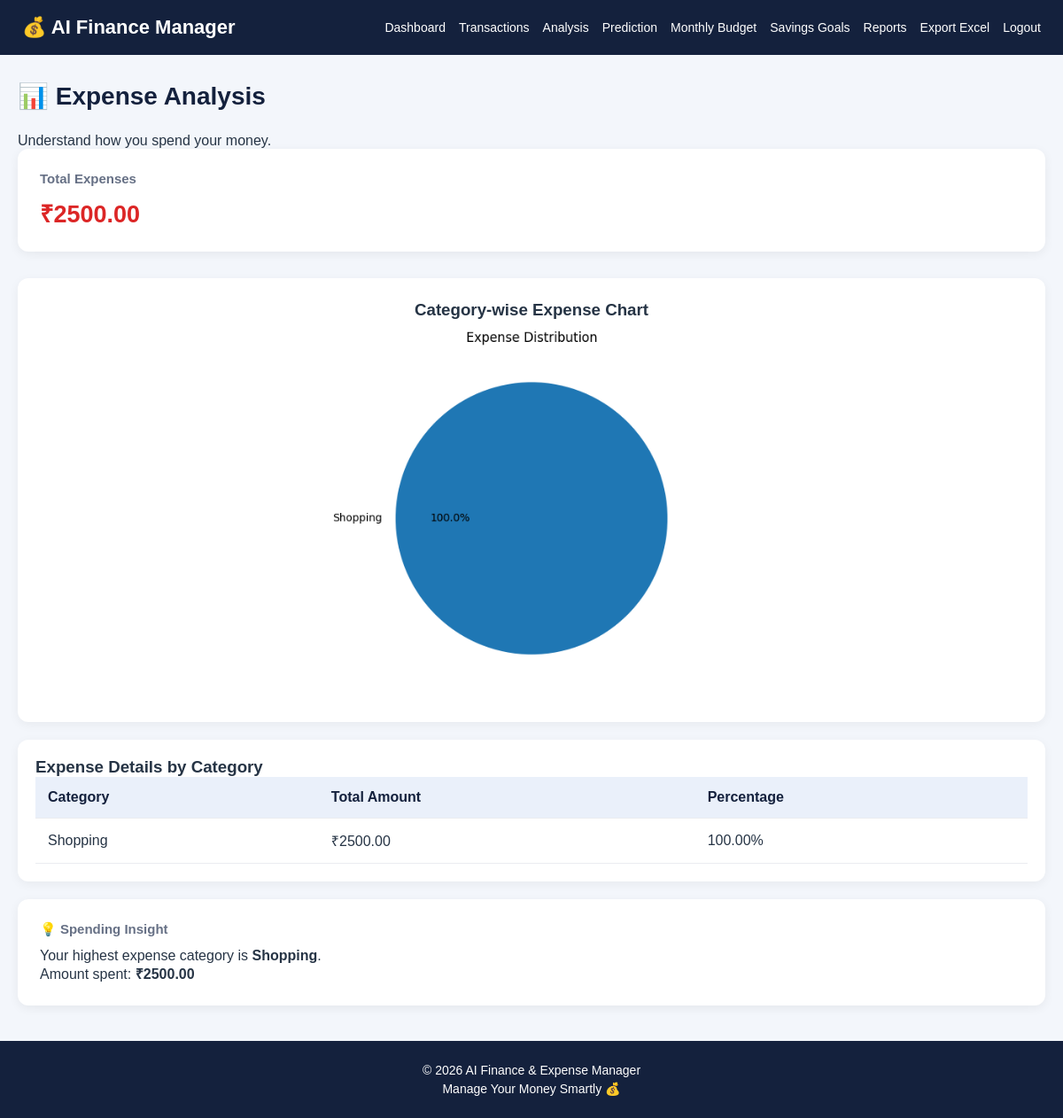
The page /analysis (signed in) on the database its author committed.
### tables this page shows
CREATE TABLE transactions (
            id INTEGER PRIMARY KEY AUTOINCREMENT,
            user_id INTEGER,
            title TEXT,
            amount REAL,
            category TEXT,
            type TEXT,
            transaction_date TEXT,
            FOREIGN KEY(user_id) REFERENCES users(id)
        );

### app.py (the view)
@app.route("/analysis")
def analysis():
    if not login_required():
        return redirect(url_for("login"))
    con = connect()
    rows = con.execute("""
        SELECT category, SUM(amount) AS total
        FROM transactions
        WHERE user_id=? AND type='Expense'
        GROUP BY category
    """, (session["user_id"],)).fetchall()
    con.close()
    categories = [row["category"] for row in rows]
    amounts = [row["total"] for row in rows]
    total_expense = sum(amounts)
    return render_template(
        "analysis.html",
        categories=categories,
        amounts=amounts,
        total_expense=total_expense
    )

### app.py (called while the page is built)
def connect():
    con = sqlite3.connect("finance.db")
    con.row_factory = sqlite3.Row
    return con

def login_required():
    return "user_id" in session

### templates/analysis.html (shortened to what this page needs)
{% extends "base.html" %}
{% block content %}
<h2 class="page-title">📊 Expense Analysis</h2>
<p>Understand how you spend your money.</p>
<div class="cards">
    <div class="card expense">
        <h3>Total Expenses</h3>
        <h2>₹{{ "%.2f"|format(total_expense) }}</h2>
    </div>
</div>
<div class="chart-box">
    <h3>Category-wise Expense Chart</h3>
    {% if categories %}
        <img
            src="{{ url_for('expense_chart') }}"
            alt="Expense Chart"
            style="width:100%; max-width:600px; display:block; margin:auto;"
        >
    {% else %}
        <p>No expense data available. Add some expense transactions first.</p>
    {% endif %}
</div>
<div class="table-box">
    <h3>Expense Details by Category</h3>
    <table>
        <thead>
            <tr>
                <th>Category</th>
                <th>Total Amount</th>
                <th>Percentage</th>
            </tr>
        </thead>
        <tbody>
            {% for i in range(categories|length) %}
            <tr>
                <td>{{ categories[i] }}</td>
                <td>₹{{ "%.2f"|format(amounts[i]) }}</td>
                <td>
                    {% if total_expense > 0 %}
                        {{ "%.2f"|format((amounts[i] / total_expense) * 100) }}%
                    {% else %}
                        0%
                    {% endif %}
                </td>
            </tr>
            {% else %}
            <tr>
                <td colspan="3">No expenses recorded yet.</td>
            </tr>
            {% endfor %}
        </tbody>
    </table>
</div>
{% if categories %}
<div class="card">
    <h3>💡 Spending Insight</h3>
    <p>
        Your highest expense category is
        <strong>{{ categories[amounts.index(amounts|max)] }}</strong>.
    </p>
    <p>
        Amount spent:
        <strong>₹{{ "%.2f"|format(amounts|max) }}</strong>
    </p>
</div>
{% endif %}
{% endblock %}

### static/style.css (style rules this page uses)
* { margin: 0; padding: 0; box-sizing: border-box; }
body { font-family: Arial, sans-serif; background: #f3f6fb; color: #263445; min-height: 100vh; }
.page-title { font-size: 28px; margin-bottom: 25px; color: #14213d; }
.cards { display: grid; grid-template-columns: repeat(auto-fit, minmax(210px, 1fr)); gap: 20px; margin-bottom: 30px; }
.card { background: white; padding: 25px; border-radius: 12px; box-shadow: 0 3px 12px rgba(0,0,0,0.06); }
.card h3 { color: #667085; font-size: 15px; margin-bottom: 12px; }
.card h2 { font-size: 27px; color: #14213d; }
.expense h2 { color: #dc2626; }
.table-box { background: white; padding: 20px; border-radius: 12px; overflow-x: auto; margin: 20px 0; box-shadow: 0 3px 12px rgba(0,0,0,0.05); }
table { width: 100%; border-collapse: collapse; }
th, td { padding: 14px; text-align: left; border-bottom: 1px solid #eaecf0; }
th { background: #eaf0fa; color: #14213d; }
.chart-box { background: white; padding: 25px; border-radius: 12px; margin: 20px 0; text-align: center; box-shadow: 0 3px 12px rgba(0,0,0,0.05); }
.chart-box img { max-width: 100%; height: auto; }

### rows shown on the page
transactions: categories "Shopping", amount "2500.00", value "100.00"

### other values the page prints
{{ "%.2f"|format(total_expense) }} "2500.00"
{{ categories[amounts.index(amounts|max)] }} "Shopping"
{{ "%.2f"|format(amounts|max) }} "2500.00"
